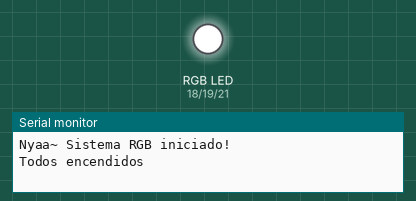
This sketch was run on a simulated ESP32. Parts: an RGB LED mixed from three pins (HIGH = lit), the last lines printed to the serial monitor.

Above: at 0.1 s.
At 4.65 s:
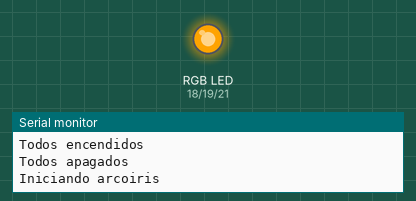
At 9.16 s:
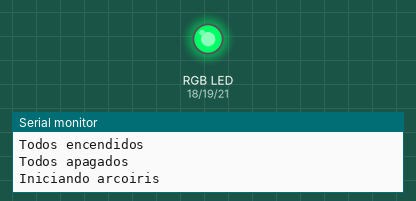
At 18.18 s:
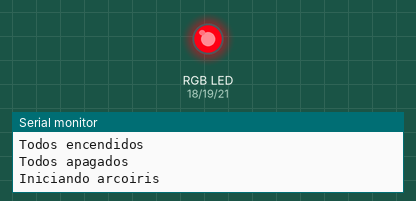
At 27.96 s:
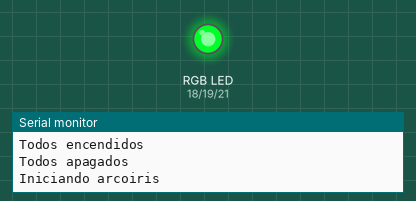
At 37.8 s:
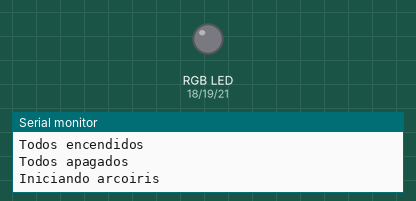
Timing chart, 0 to 40.0 s (numbered marks = the images above):
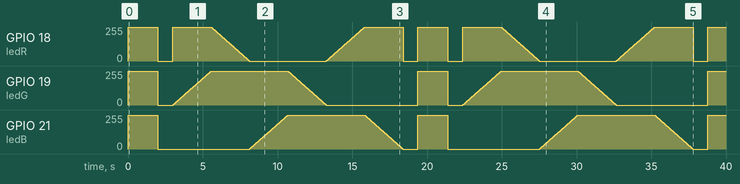

The sketch:

prac_1_micro.ino
```cpp
/*
  ESP32 DevKit V1 - 3 LED con PWM
  Rojo, verde y azul
  Arduino-ESP32 version 3.x

  Conexiones:
  GPIO 18 -> LED rojo
  GPIO 19 -> LED verde
  GPIO 21 -> LED azul

  Para cátodo común (cátodos a GND): invert = false
  Para ánodo conectado a 3.3V: invert = true
*/

const int ledR = 18;
const int ledG = 19;
const int ledB = 21;

// Cambia según tus conexiones:
const bool invert = false;

const int frecuencia = 5000;
const int resolucion = 8;

void setup() {
  Serial.begin(115200);

  ledcAttach(ledR, frecuencia, resolucion);
  ledcAttach(ledG, frecuencia, resolucion);
  ledcAttach(ledB, frecuencia, resolucion);

  apagarLeds();

  Serial.println("Nyaa~ Sistema RGB iniciado!");
}

void escribirLED(int pin, int brillo) {
  brillo = constrain(brillo, 0, 255);

  if (invert) {
    brillo = 255 - brillo;
  }

  ledcWrite(pin, brillo);
}

void mostrarColor(int rojo, int verde, int azul) {
  escribirLED(ledR, rojo);
  escribirLED(ledG, verde);
  escribirLED(ledB, azul);
}

void apagarLeds() {
  mostrarColor(0, 0, 0);
}

void loop() {
  // 1. Todos encendidos
  Serial.println("Todos encendidos");
  mostrarColor(255, 255, 255);
  delay(2000);

  // 2. Todos apagados
  Serial.println("Todos apagados");
  apagarLeds();
  delay(1000);

  // 3. Transición suave entre colores
  Serial.println("Iniciando arcoiris");

  for (int hue = 0; hue < 1536; hue++) {
    int sector = hue / 256;
    int paso = hue % 256;

    int inverso = 255 - paso;

    switch (sector) {
      case 0:
        mostrarColor(255, paso, 0);
        break;
      case 1:
        mostrarColor(inverso, 255, 0);
        break;
      case 2:
        mostrarColor(0, 255, paso);
        break;
      case 3:
        mostrarColor(0, inverso, 255);
        break;
      case 4:
        mostrarColor(paso, 0, 255);
        break;
      default:
        mostrarColor(255, 0, inverso);
        break;
    }

    delay(10);
  }

  // 4. Pausa antes de repetir
  apagarLeds();
  delay(1000);
}
```
